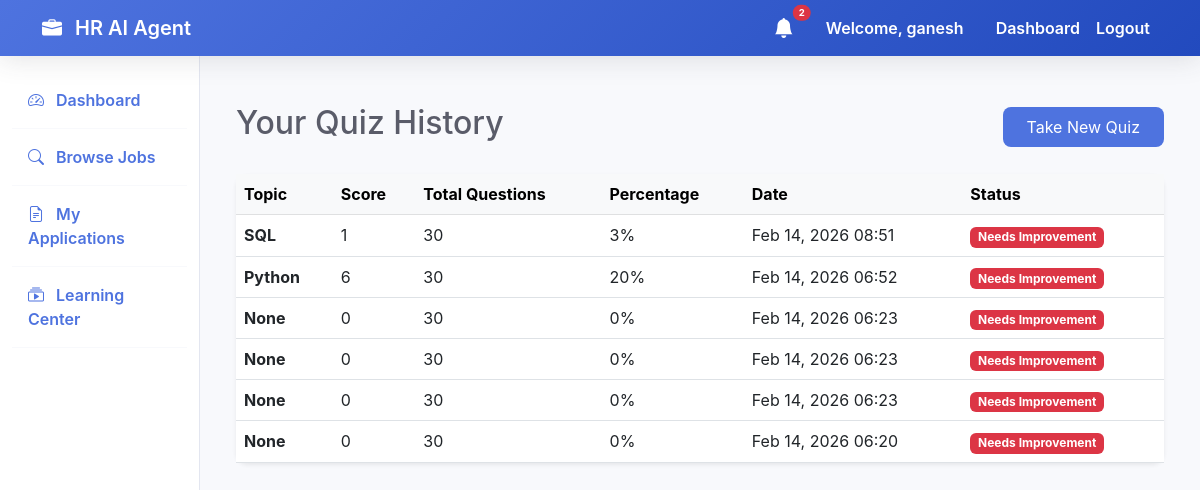
The app's page /quiz/history/ (signed in) with its own data.
### accounts/models.py (models this page shows, shortened)
class User(AbstractUser):
    ROLE_CHOICES = (
        ('hr', 'HR (Recruiter)'),
        ('candidate', 'Candidate (Student/Job Seeker)'),
    )
    role = models.CharField(max_length=20, choices=ROLE_CHOICES, default='candidate')
    phone = models.CharField(max_length=15, blank=True, null=True)
    organization_name = models.CharField(max_length=255, blank=True, null=True, help_text="Required for HR role")
    profile_picture = models.ImageField(upload_to='profile_pics/', blank=True, null=True)

### quiz/models.py (models this page shows, shortened)
class QuizAttempt(models.Model):
    user = models.ForeignKey(settings.AUTH_USER_MODEL, on_delete=models.CASCADE, related_name='quiz_attempts')
    topic = models.CharField(max_length=255)
    score = models.IntegerField()
    total_questions = models.IntegerField(default=30)
    date = models.DateTimeField(auto_now_add=True)

### quiz/views.py (the view)
# urls.py: path('quiz/history/', views.quiz_history, name='quiz_history'),
@login_required
def quiz_history(request):
    attempts = QuizAttempt.objects.filter(user=request.user).order_by('-date')
    return render(request, 'quiz/history.html', {'attempts': attempts})

### interviews/context_processors.py (called while the page is built)
def unread_notifications(request):
    if request.user.is_authenticated:
        count = Notification.objects.filter(recipient=request.user, is_read=False).count()
        return {'unread_notifications_count': count}
    return {'unread_notifications_count': 0}

### quiz/templates/quiz/history.html (shortened to what this page needs)
{% extends 'base.html' %}
{% block content %}
<div class="container py-4">
    <div class="d-flex justify-content-between align-items-center mb-4">
        <h2>Your Quiz History</h2>
        <a href="{% url 'quiz_home' %}" class="btn btn-primary">Take New Quiz</a>
    </div>
    {% if attempts %}
    <div class="card shadow-sm">
        <div class="card-body p-0">
            <div class="table-responsive">
                <table class="table table-hover mb-0">
                    <thead class="table-light">
                        <tr>
                            <th>Topic</th>
                            <th>Score</th>
                            <th>Total Questions</th>
                            <th>Percentage</th>
                            <th>Date</th>
                            <th>Status</th>
                        </tr>
                    </thead>
                    <tbody>
                        {% for attempt in attempts %}
                        <tr>
                            <td class="fw-bold">{{ attempt.topic }}</td>
                            <td>{{ attempt.score }}</td>
                            <td>{{ attempt.total_questions }}</td>
                            <td>
                                {% widthratio attempt.score attempt.total_questions 100 as percentage %}
                                {{ percentage }}%
                            </td>
                            <td>{{ attempt.date|date:"M d, Y H:i" }}</td>
                            <td>
                                {% widthratio attempt.score attempt.total_questions 100 as percentage %}
                                {% if percentage|add:"0" >= 80 %}
                                    <span class="badge bg-success">Excellent</span>
                                {% elif percentage|add:"0" >= 50 %}
                                    <span class="badge bg-warning text-dark">Good</span>
                                {% else %}
                                    <span class="badge bg-danger">Needs Improvement</span>
                                {% endif %}
                            </td>
                        </tr>
                        {% endfor %}
                    </tbody>
                </table>
            </div>
        </div>
    </div>
    {% endif %}
</div>
{% endblock %}

### templates/base.html (shortened to what this page needs)
<!DOCTYPE html>
<html lang="en">
<head>
    <link href="https://cdn.jsdelivr.net/npm/bootstrap@5.3.0/dist/css/bootstrap.min.css" rel="stylesheet">
    <link rel="stylesheet" href="https://cdn.jsdelivr.net/npm/bootstrap-icons@1.10.5/font/bootstrap-icons.css">
</head>
<body>
    <nav class="navbar navbar-expand-lg sticky-top">
        <div class="container">
            <a class="navbar-brand" href="{% url 'home' %}">
                <i class="bi bi-briefcase-fill me-2"></i> HR AI Agent
            </a>
            <div class="collapse navbar-collapse" id="navbarNav">
                <ul class="navbar-nav ms-auto">
                    {% if user.is_authenticated %}
                    <li class="nav-item me-3 d-flex align-items-center">
                        <a href="{% url 'dashboard' %}" class="nav-link position-relative py-0">
                            <i class="bi bi-bell-fill fs-5"></i>
                            {% if unread_notifications_count > 0 %}
                            <span
                                class="position-absolute top-0 start-100 translate-middle badge rounded-pill bg-danger"
                                style="font-size: 0.6rem;">
                                {{ unread_notifications_count }}
                            </span>
                            {% endif %}
                        </a>
                    </li>
                    <li class="nav-link text-white me-3">Welcome, {{ user.username }}</li>
                    <li class="nav-item">
                        <a class="nav-link" href="{% url 'dashboard' %}">Dashboard</a>
                    </li>
                    <li class="nav-item">
                        <form action="{% url 'logout' %}" method="post" class="d-inline">
                            <button type="submit" class="nav-link btn btn-link"
                                style="text-decoration: none;">Logout</button>
                        </form>
                    </li>
                    {% endif %}
                </ul>
            </div>
        </div>
    </nav>
    <div class="container-fluid">
        <div class="row">
            {% if user.is_authenticated %}
            <nav class="col-md-3 col-lg-2 d-md-block sidebar collapse">
                <div class="position-sticky pt-3">
                    <ul class="nav flex-column">
                        <li class="nav-item">
                            <a class="nav-link active" href="{% url 'dashboard' %}">
                                <i class="bi bi-speedometer2 me-2"></i> Dashboard
                            </a>
                        </li>
                        {% if user.role == 'hr' %}
                        <li class="nav-item">
                            <a class="nav-link" href="{% url 'post_job' %}">
                                <i class="bi bi-plus-circle me-2"></i> Post Job
                            </a>
                        </li>
                        <li class="nav-item">
                            <a class="nav-link" href="{% url 'hr_jobs' %}">
                                <i class="bi bi-list-task me-2"></i> My Jobs
                            </a>
                        </li>
                        {% else %}
                        <li class="nav-item">
                            <a class="nav-link" href="{% url 'job_list' %}">
                                <i class="bi bi-search me-2"></i> Browse Jobs
                            </a>
                        </li>
                        <li class="nav-item">
                            <a class="nav-link" href="{% url 'my_applications' %}">
                                <i class="bi bi-file-earmark-text me-2"></i> My Applications
                            </a>
                        </li>
                        <li class="nav-item">
                            <a class="nav-link" href="{% url 'course_list' %}">
                                <i class="bi bi-collection-play me-2"></i> Learning Center
                            </a>
                        </li>
                        {% endif %}
                    </ul>
                </div>
            </nav>
            <main class="col-md-9 ms-sm-auto col-lg-10 px-md-4 py-4">
                {% block content %}{% endblock %}
            </main>
            {% endif %}
        </div>
    </div>
</body>
</html>

### templates/base.html (style rules this page uses)
:root { --primary-color: #4e73df; --secondary-color: #858796; --success-color: #1cc88a; --info-color: #36b9cc; --warning-color: #f6c23e; --danger-color: #e74a3b; --dark-bg: #f8f9fc; }
body { font-family: 'Inter', -apple-system, BlinkMacSystemFont, "Segoe UI", Roboto, "Helvetica Neue", Arial, sans-serif; background-color: var(--dark-bg); color: #5a5c69; }
.navbar { background: linear-gradient(135deg, #4e73df 0%, #224abe 100%); box-shadow: 0 0.15rem 1.75rem 0 rgba(58, 59, 69, 0.15); }
.navbar-brand, .nav-link { color: white !important; font-weight: 600; }
.card { border: none; border-radius: 0.75rem; box-shadow: 0 0.15rem 1.75rem 0 rgba(58, 59, 69, 0.15); transition: transform 0.2s; }
.btn-primary { background-color: var(--primary-color); border: none; border-radius: 0.5rem; padding: 0.5rem 1.5rem; }
.sidebar { min-height: 100vh; background: white; border-right: 1px solid #e3e6f0; }
.sidebar .nav-link { color: #4e73df !important; padding: 1rem; border-bottom: 1px solid #f8f9fc; }

### records on screen
User: username "ganesh"
QuizAttempt: topic "SQL", score "1", total_questions "30", percentage "3", date "Feb 14, 2026 08:51"
QuizAttempt: topic "Python", score "6", total_questions "30", percentage "20", date "Feb 14, 2026 06:52"
QuizAttempt: topic "None", score "0", total_questions "30", date "Feb 14, 2026 06:23"
QuizAttempt: topic "None", score "0", total_questions "30", date "Feb 14, 2026 06:23"
QuizAttempt: topic "None", score "0", total_questions "30", date "Feb 14, 2026 06:23"
QuizAttempt: topic "None", score "0", total_questions "30", date "Feb 14, 2026 06:20"

### other values on screen
{{ unread_notifications_count }} "2"
